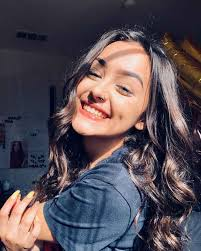
#> input picture cantik.jpg, 201 x 251 px
$ jupyter execute 'Dilasi & Erosi.ipynb'   (shell and % lines are left out)
#> lines starting #> are read from the running program, lines starting #| are printed output that depends on the picture
[cell 1]
import cv2
import numpy as np
import matplotlib.pyplot as plt

# Reading the input image
img = cv2.imread('cantik.jpg', 0)
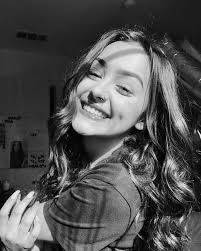
#> img: shape (251, 201); min 0, max 248, mean 80.4

# Taking a matrix of size 5 as the kernel
kernel = np.ones((5,5), np.uint8)

[cell 2]
img_erosion = cv2.erode(img, kernel, iterations=1)
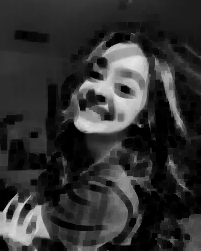
#> img_erosion: shape (251, 201); min 0, max 229, mean 49.5
img_dilation = cv2.dilate(img, kernel, iterations=1)
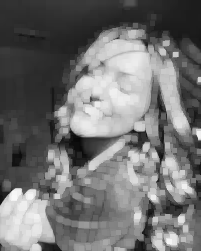
#> img_dilation: shape (251, 201); min 7, max 248, mean 113.1

[cell 3]
fig, axes = plt.subplots(3, 2, figsize=(20, 20))
ax = axes.ravel()

ax[0].imshow(img, cmap = 'gray')
ax[0].set_title("Citra Input")
ax[1].hist(img.ravel(), bins = 256)
ax[1].set_title("Histogram Citra Input")

ax[2].imshow(img_erosion, cmap = 'gray')
ax[2].set_title("Citra Output Erosi")
ax[3].hist(img_erosion.ravel(), bins = 256)
ax[3].set_title("Histogram Citra Output Erosi")

ax[4].imshow(img_dilation, cmap = 'gray')
ax[4].set_title("Citra Output Dilasi")
ax[5].hist(img_dilation.ravel(), bins = 256)
ax[5].set_title("Histogram Citra Output Erosi")
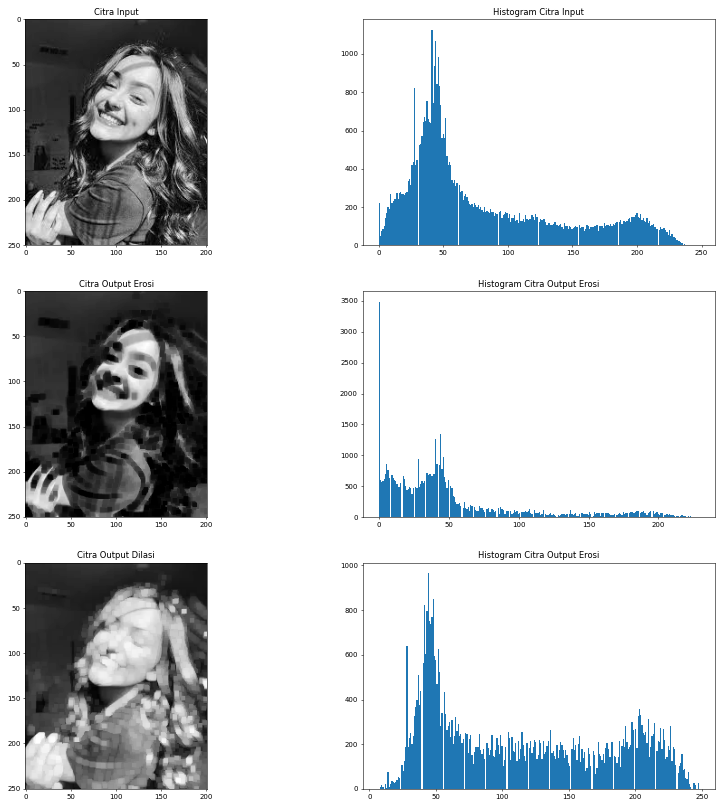
#> figure drawn by matplotlib, 6 panels; panel 2: tallest bar 1126 high, from x = 40.69 to 41.66; panel 4: tallest bar 3488 high, from x = 0 to 0.895; panel 6: tallest bar 965 high, from x = 43.71 to 44.66
